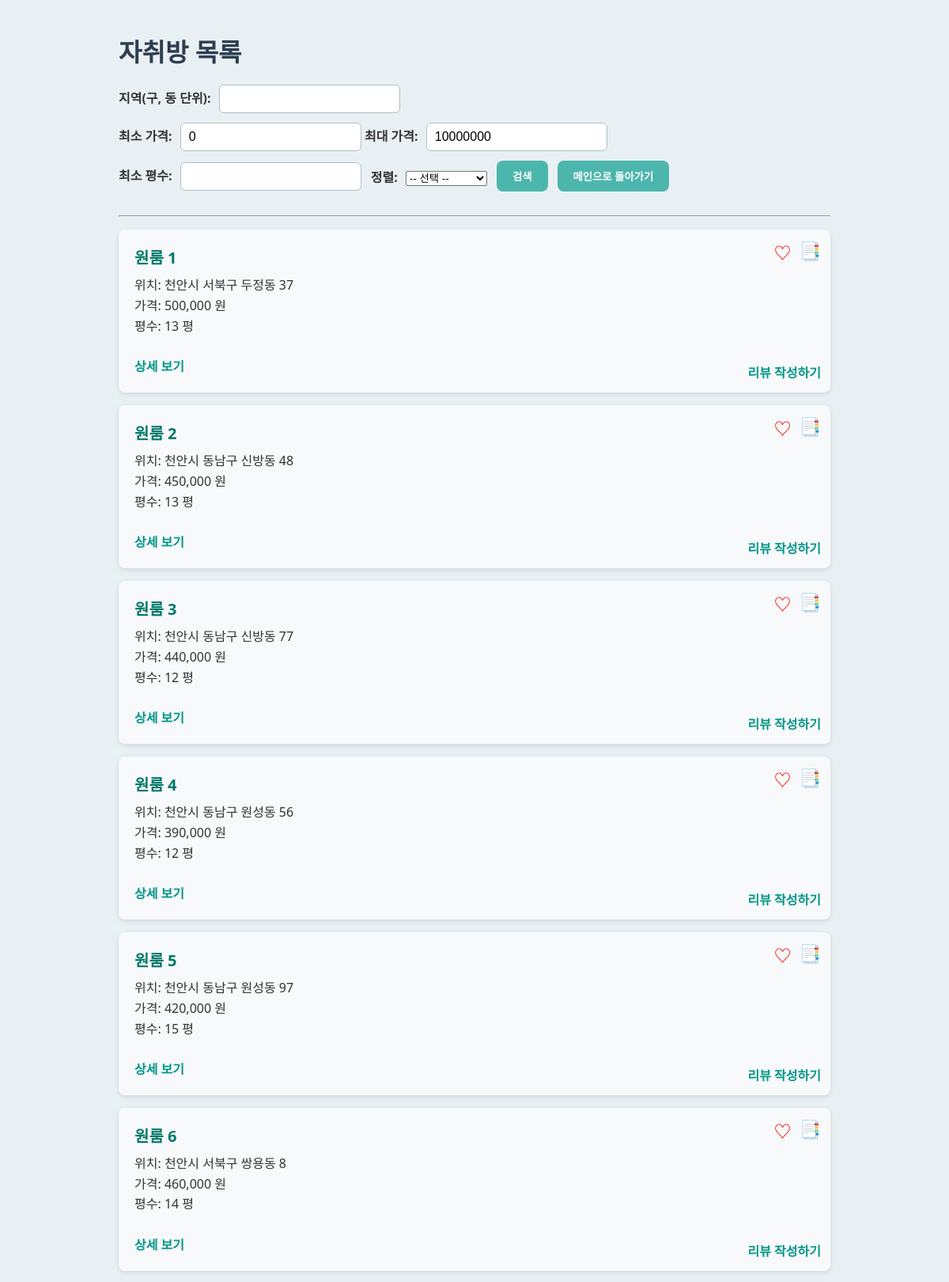
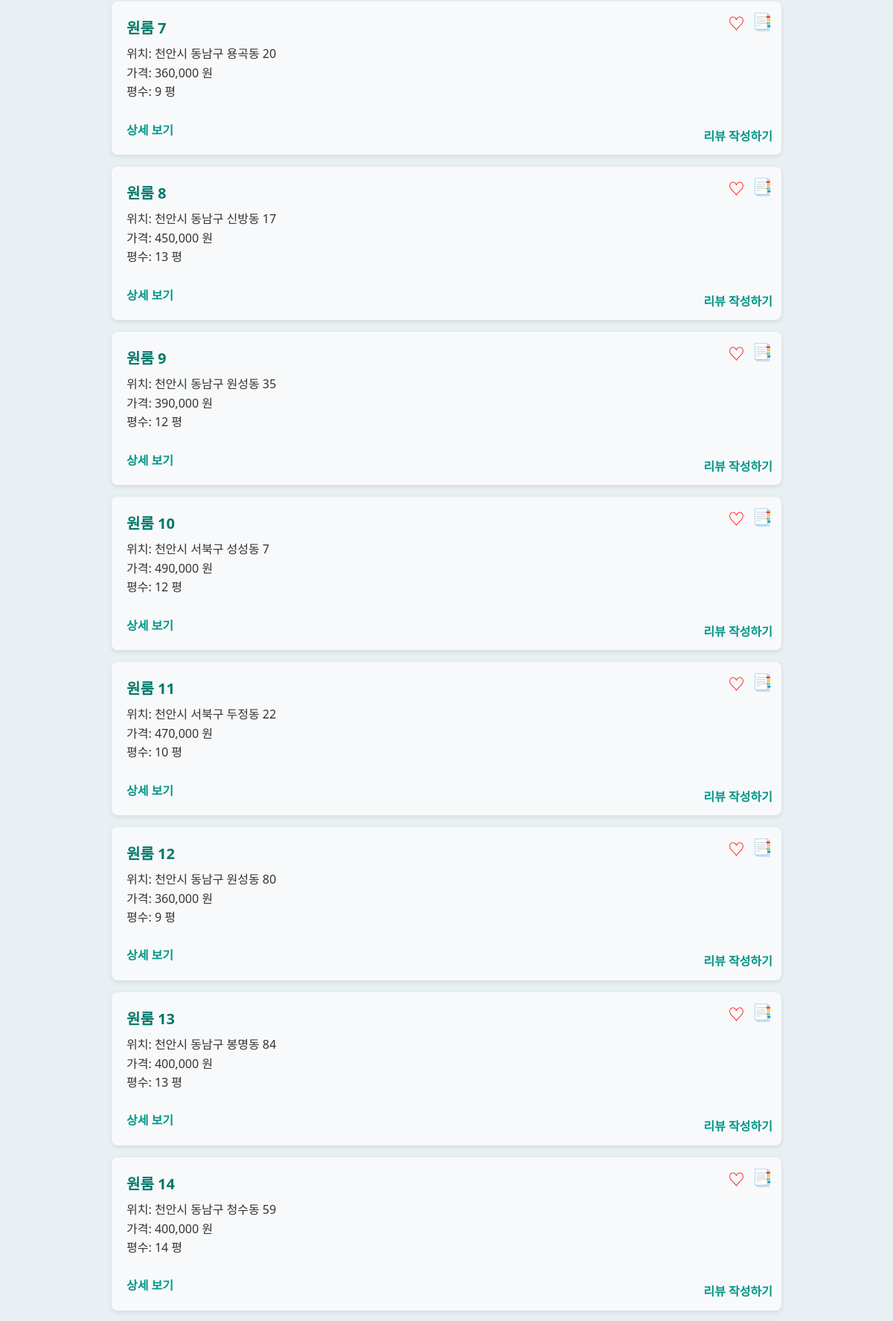
The page /rooms_list.php (upper part) on the database its author committed (2 pictures, top to bottom).
### tables this page shows
CREATE TABLE Room (
    room_id INT AUTO_INCREMENT PRIMARY KEY,                      
    user_id INT NOT NULL,                                        
    room_name VARCHAR(100) NOT NULL,                             
    location VARCHAR(255),                                       
    price DECIMAL(10, 2),                                        
    size FLOAT,                                                  
    image_path TEXT,                                             
    created_at DATETIME DEFAULT CURRENT_TIMESTAMP,               
    description TEXT,                                            
    FOREIGN KEY (user_id) REFERENCES User(user_id) ON DELETE CASCADE  
);

### rooms_list.php (the view, shortened to what this page needs)
<?php
include 'db.php';
$location = $_GET['location'] ?? '';
$min_price = $_GET['min_price'] ?? 0;
$max_price = $_GET['max_price'] ?? 10000000;
$size = $_GET['size'] ?? '';
$sort = $_GET['sort'] ?? '';
$params = [$min_price, $max_price];
$types = "ii";
if ($sort === 'likes') {
    $sql = "SELECT Room.*,
                   (SELECT COUNT(*) FROM Likes WHERE Likes.room_id = Room.room_id) AS like_count
            FROM Room
            WHERE price BETWEEN ? AND ?";
} else {
    $sql = "SELECT * FROM Room WHERE price BETWEEN ? AND ?";
}
$stmt = $conn->prepare($sql);
$stmt->bind_param($types, ...$params);
$stmt->execute();
$result = $stmt->get_result();
?>
<!DOCTYPE html>
<html lang="ko">
<head>
    <link rel="stylesheet" href="css/room_list.css">
</head>
<body>
<h1>자취방 목록</h1>
<form method="get" action="">
    <div class="form-group">
        <label for="location">지역(구, 동 단위):</label>
        <input type="text" id="location" name="location" value="<?php echo htmlspecialchars($location); ?>">
    </div>
    <div class="form-group">
        <label for="min_price">최소 가격:</label>
        <input type="number" id="min_price" name="min_price" value="<?php echo htmlspecialchars($min_price); ?>">
        <label for="max_price">최대 가격:</label>
        <input type="number" id="max_price" name="max_price" value="<?php echo htmlspecialchars($max_price); ?>">
    </div>
    <div class="form-group">
        <label for="size">최소 평수:</label>
        <input type="number" id="size" name="size" step="1" value="<?php echo htmlspecialchars($size); ?>">
    </div>
    <div class="form-group">
        <label for="sort">정렬:</label>
        <select id="sort" name="sort">
            <option value="">-- 선택 --</option>
        </select>
    </div>
    <button type="submit">검색</button>
    <a href="main.php"><button type="button">메인으로 돌아가기</button></a>
</form>
<hr>
<?php if ($result->num_rows > 0): ?>
    <ul>
    <?php while ($row = $result->fetch_assoc()): ?>
        <li class="room-item">
            <div class="room-info">
                <strong><?php echo htmlspecialchars($row['room_name']); ?></strong>
                위치: <?php echo htmlspecialchars($row['location']); ?><br>
                가격: <?php echo number_format($row['price']); ?> 원<br>
                평수: <?php echo htmlspecialchars($row['size']); ?> 평<br><br>
                <a href="room_detail.php?room_id=<?php echo $row['room_id']; ?>">상세 보기</a>
            </div>
            <div class="room-icons">
                <?php
                $check_like = $conn->prepare("SELECT 1 FROM Likes WHERE user_id = ? AND room_id = ?");
                $check_like->bind_param("ii", $_SESSION['user_id'], $row['room_id']);
                $check_like->execute();
                $is_liked = $check_like->get_result()->num_rows > 0;
                ?>
                <button class="icon-button like" data-room-id="<?= $row['room_id'] ?>" data-liked="<?= $is_liked ? '1' : '0' ?>">
                    <?= $is_liked ? '❤︎' : '♡' ?>
                </button>
                <?php
                $check_bookmark = $conn->prepare("SELECT 1 FROM Bookmark WHERE user_id = ? AND room_id = ?");
                $check_bookmark->bind_param("ii", $_SESSION['user_id'], $row['room_id']);
                $check_bookmark->execute();
                $is_bookmarked = $check_bookmark->get_result()->num_rows > 0;
                ?>
                <button class="icon-button bookmark" data-room-id="<?= $row['room_id'] ?>" data-bookmarked="<?= $is_bookmarked ? '1' : '0' ?>">
                    <?= $is_bookmarked ? '🔖' : '📑' ?>
                </button>
            </div>
            <div class="room-review">
                <?php
                $check_review = $conn->prepare("SELECT 1 FROM Review WHERE user_id = ? AND room_id = ?");
                $check_review->bind_param("ii", $_SESSION['user_id'], $row['room_id']);
                $check_review->execute();
                $has_review = $check_review->get_result()->num_rows > 0;
                ?>
                <a href="<?= $has_review ? 'review_edit.php' : 'review_write.php' ?>?room_id=<?= $row['room_id'] ?>" class="btn-review">
                    <?= $has_review ? '리뷰 수정하기' : '리뷰 작성하기' ?>
                </a>
            </div>
        </li>
    <?php endwhile; ?>
    </ul>
<?php else: ?>
    <p>검색 결과가 없습니다.</p>
<?php endif; ?>
</body>
</html>

### css/room_list.css (style rules this page uses)
body { font-family: 'Noto Sans KR', 'Segoe UI', Tahoma, Geneva, Verdana, sans-serif; background-color: #e9f0f4; color: #333; padding: 20px; max-width: 900px; margin: 0 auto; }
h1 { font-size: 2rem; margin-bottom: 20px; color: #2c3e50; font-weight: 700; }
form { display: flex; flex-wrap: wrap; gap: 12px; margin-bottom: 30px; align-items: center; }
form label { font-weight: 600; margin-right: 6px; white-space: nowrap; }
form input[type="text"], form input[type="number"] { flex: 1 1 120px; padding: 8px 10px; border: 1.5px solid #b0bec5; border-radius: 6px; font-size: 1rem; transition: border-color 0.3s ease; }
form button { padding: 10px 20px; background-color: #4db6ac; color: white; font-weight: 600; border: none; border-radius: 8px; cursor: pointer; transition: background-color 0.3s ease; flex-shrink: 0; }
ul { list-style: none; padding-left: 0; }
ul li { background-color: #f8f9fa; border-radius: 8px; padding: 20px; margin-bottom: 16px; box-shadow: 0 2px 6px rgb(0 0 0 / 0.1); position: relative; line-height: 1.6; }
ul li strong { font-size: 1.25rem; color: #00796b; display: block; margin-bottom: 6px; }
a { color: #009688; text-decoration: none; font-weight: 600; transition: color 0.3s ease; }
.room-icons { position: absolute; top: 12px; right: 12px; display: flex; gap: 10px; }
.icon-button { background: none; border: none; font-size: 22px; cursor: pointer; padding: 0; color: red; }
.icon-button.bookmark { color: black; }
.room-review { position: absolute; bottom: 12px; right: 12px; }
.btn-review { font-size: 16px; font-weight: 600; color: #009688; background: none; border: none; cursor: pointer; padding: 0; }
.room-info { padding-right: 100px; }

### rows shown on the page
room: room_name "원룸 1", location "천안시 서북구 두정동 37", price "500,000", size "13"
room: room_name "원룸 2", location "천안시 동남구 신방동 48", price "450,000", size "13"
room: room_name "원룸 3", location "천안시 동남구 신방동 77", price "440,000", size "12"
room: room_name "원룸 4", location "천안시 동남구 원성동 56", price "390,000", size "12"
room: room_name "원룸 5", location "천안시 동남구 원성동 97", price "420,000", size "15"
room: room_name "원룸 6", location "천안시 서북구 쌍용동 8", price "460,000", size "14"
room: room_name "원룸 7", location "천안시 동남구 용곡동 20", price "360,000", size "9"
room: room_name "원룸 8", location "천안시 동남구 신방동 17", price "450,000", size "13"
room: room_name "원룸 9", location "천안시 동남구 원성동 35", price "390,000", size "12"
room: room_name "원룸 10", location "천안시 서북구 성성동 7", price "490,000", size "12"
room: room_name "원룸 11", location "천안시 서북구 두정동 22", price "470,000", size "10"
room: room_name "원룸 12", location "천안시 동남구 원성동 80", price "360,000", size "9"
room: room_name "원룸 13", location "천안시 동남구 봉명동 84", price "400,000", size "13"
room: room_name "원룸 14", location "천안시 동남구 청수동 59", price "400,000", size "14"
